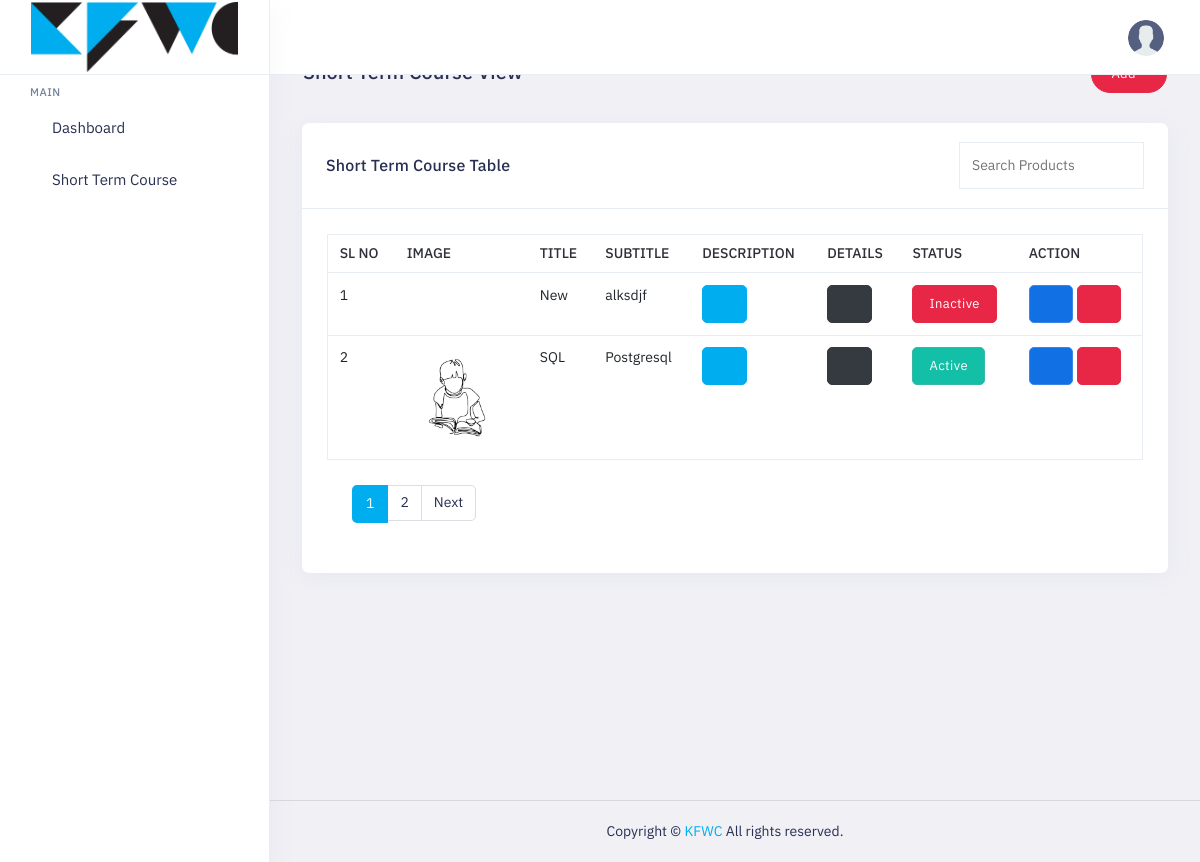
The app's page /course/list/ (signed in), older data.
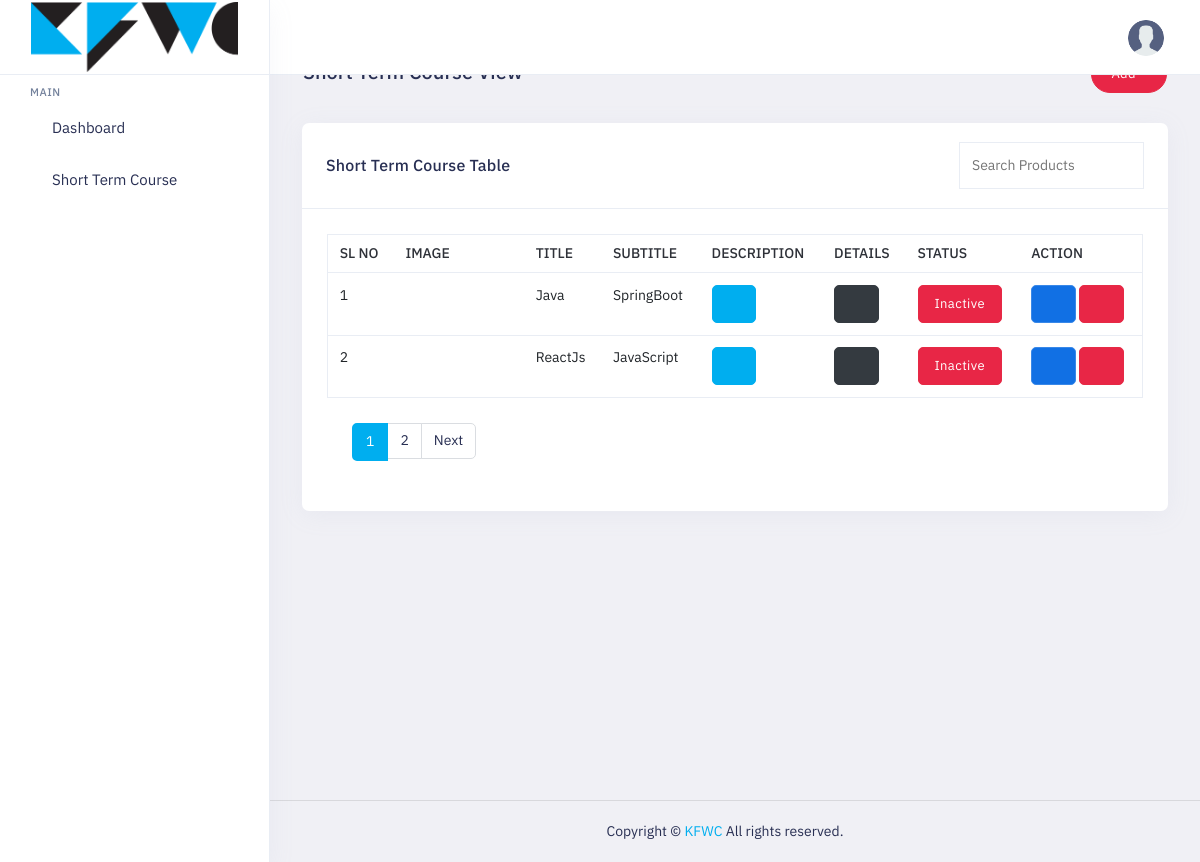
The same page, newer data.
### courses/models.py (models this page shows, shortened)
class Courses(models.Model):
    title = models.CharField(max_length=50, unique=True)
    subtitle = models.CharField(max_length=50, unique=True)
    image = models.ImageField(upload_to='courses')
    description = models.TextField()
    is_available = models.BooleanField(default=False)
    amounts = models.ManyToManyField("Amount")

### courses/views.py (the view)
# urls.py: path('list/', list_courses,name='list'),
@login_required(login_url='login')
def list_courses(request):
    page_obj = None
    try:
        courses = Courses.objects.all().order_by('-id')
        paginator = Paginator(courses, 2)
        page_number = request.GET.get('page')
        page_obj = paginator.get_page(page_number)
        context = {
            'courses': page_obj
        }
    except Exception as e:
        pass
    return render(request, 'courses/courses_list.html', context)

### templates/courses/courses_list.html (shortened to what this page needs)
{% extends "includes/header.html" %}
{% load static %}
{% block content %}
<div class="page">
    <div class="main-content app-content mt-0">
        <div class="side-app">
            <div class="main-container container-fluid">
                <div class="page-header">
                    <h1 class="page-title">Short Term Course View</h1>
                    <a href="{% url "add-course" %}" class="btn btn-danger btn-pill">Add</a>
                </div>
                <div class="row">
                    <div class="col-xl-12">
                        <div class="card">
                            <div class="card-header d-flex justify-content-between">
                                <h3 class="card-title">Short Term Course Table</h3>
                                <input type="text" class="border" id="search-input" placeholder="Search Products">
                            </div>
                            <div class="card-body">
                                <div class="table-responsive">
                                    <div class="table-responsive">
                                        <table class="table border text-nowrap text-md-nowrap table-hover mb-0">
                                            <thead>
                                                <tr>
                                                    <th>Sl No</th>
                                                    <th>Image</th>
                                                    <th>Title</th>
                                                    <th>Subtitle</th>
                                                    <th>Description</th>
                                                    <th>Details</th>
                                                    <th>Status</th>
                                                    <th>Action</th>
                                                </tr>
                                            </thead>
                                            <tbody id="search-results-table">
                                                {% for course in courses  %}
                                                <tr>
                                                    <td>{{forloop.counter}}</td>
                                                    <td>
                                                        <img class="d-block img-fluid br-5 img-td"
                                                            src="{{course.image.url}}" alt="">
                                                    <td>{{course.title}}</td>
                                                    <td>{{course.subtitle}}</td>
                                                    <td>
                                                        <a class="btn btn-primary" data-bs-toggle="modal"
                                                            data-bs-target="#description">
                                                            <i class="side-menu__icon fe fe-eye text-white"></i>
                                                        </a>
                                                    </td>
                                                    <td>
                                                        <a class="btn btn-dark" data-bs-toggle="modal"
                                                            data-bs-target="#crsdetail">
                                                            <i class="side-menu__icon fe fe-list text-white"></i>
                                                        </a>
                                                    </td>
                                                    <td>
                                                        {% if course.is_available %}
                                                        <a href="{% url "update-status" course.id %}"><span class="btn btn-success">Active</span></a>
                                                        {% else %}
                                                        <a href="{% url "update-status" course.id %}"> <span class="btn btn-danger">Inactive</span></a>
                                                        {% endif %}
                                                    </td>
                                                    <td>
                                                        <a class="btn btn-info" href="{% url "edit-course" course.id %}">
                                                            <i class="side-menu__icon fe fe-edit"></i>
                                                        </a>
                                                        <a class="btn btn-danger" data-bs-toggle="modal"
                                                            data-bs-target="#modaldemo5">
                                                            <i class="side-menu__icon fe fe-trash text-white"></i>
                                                        </a>
                                                    </td>
                                                </tr>
                                                {% endfor %}
                                            </tbody>
                                        </table>
                                    </div>
                                    <div class="card-body">
                                        {% if courses.has_other_pages %}
                                            <ul class="pagination">
                                                {% for i in courses.paginator.page_range %}
                                                {% if courses.number == i %}
                                                    <li class="page-item active"><a class="page-link" href="">{{i}}</a></li>
                                                {% else %}
                                                    <li class="page-item"><a class="page-link" href="?page={{i}}">{{i}}</a></li>
                                                {% endif %}
                                                {% endfor %}
                                                {% if courses.has_next %}
                                                    <li class="page-item page-next">
                                                        <a class="page-link" href="?page={{courses.next_page_number}}">Next</a>
                                                    </li>
                                                {% endif %}
                                            </ul>
                                        {% endif %}
                                    </div>
                                </div>
                            </div>
                        </div>
                    </div>
                </div>
            </div>
        </div>
    </div>
</div>
{% endblock content %}

### templates/includes/header.html (shortened to what this page needs)
{% load static %}
<!DOCTYPE html>
<html lang="en" dir="ltr">
<head>
    <link id="style" href="{% static "assets/plugins/bootstrap/css/bootstrap.min.css" %}" rel="stylesheet" />
    <link href="{% static "assets/css/style.css" %}" rel="stylesheet" />
    <link href="{% static "assets/css/dark-style.css" %}" rel="stylesheet" />
    <link href="{% static "assets/css/transparent-style.css" %}" rel="stylesheet">
    <link href="{% static "assets/css/skin-modes.css" %}" rel="stylesheet" />
    <link href="{% static "assets/css/icons.css" %}" rel="stylesheet" />
    <link id="theme" rel="stylesheet" type="text/css" media="all" href="{% static "assets/colors/color1.css" %}" />
    <link href="{% static "assets/css/style-custom.css" %}" rel="stylesheet" />
</head>
<body class="app sidebar-mini ltr light-mode">
        <div class="page-main">
            <div class="app-header header sticky">
                <div class="container-fluid main-container">
                    <div class="d-flex">
                        <a aria-label="Hide Sidebar" class="app-sidebar__toggle" data-bs-toggle="sidebar" href="javascript:void(0)"></a>
                        <div class="d-flex order-lg-2 ms-auto header-right-icons">
                            <div class="navbar navbar-collapse responsive-navbar p-0">
                                <div class="collapse navbar-collapse" id="navbarSupportedContent-4">
                                    <div class="d-flex order-lg-2">
                                        <div class="d-flex country">
                                            <a class="nav-link icon theme-layout nav-link-bg layout-setting">
                                                <span class="dark-layout"><i class="fe fe-moon"></i></span>
                                            </a>
                                        </div>
                                        <div class="dropdown d-flex profile-1">
                                            <a href="javascript:void(0)" data-bs-toggle="dropdown"
                                                class="nav-link leading-none d-flex">
                                                <img src="{% static "assets/images_ex/user.png" %}" alt="profile-user"
                                                    class="avatar  profile-user brround cover-image">
                                            </a>
                                        </div>
                                    </div>
                                </div>
                            </div>
                        </div>
                    </div>
                </div>
            </div>
            <div class="sticky">
                <div class="app-sidebar">
                    <div class="side-header">
                        <a class="header-brand1" href="{% url "home" %}">
                            <img src="{% static "assets/images_ex/logo.png" %}" class="header-brand-img light-logo1" alt="logo">
                        </a>
                    </div>
                    <div class="main-sidemenu">
                        <ul class="side-menu">
                            <li class="sub-category">
                                <h3>Main</h3>
                            </li>
                            <li class="slide">
                                <a class="side-menu__item has-link" data-bs-toggle="slide" href="{% url "home" %}"><i
                                        class="side-menu__icon fe fe-home"></i><span class="side-menu__label">Dashboard</span></a>
                            </li>
                            <li class="slide">
                                <a class="side-menu__item has-link" data-bs-toggle="slide" href="{% url "list" %}"><i
                                        class="side-menu__icon fa fa-book"></i><span class="side-menu__label">Short Term Course</span></a>
                            </li>
                        </ul>
                    </div>
                </div>
            </div>
    </div>
    {% block content %}{% endblock content %}
<div>
  <footer class="footer">
    <div class="container">
      <div class="row align-items-center flex-row-reverse">
        <div class="col-md-12 col-sm-12 text-center">
          Copyright ©  <a href="">KFWC</a> All rights
          reserved.
        </div>
      </div>
    </div>
  </footer>
</div>
</body>
</html>

### static/assets/colors/color1.css (style rules this page uses)
a { color: var(--primary-bg-color); }
.btn-primary { color: #fff !important; background: var(--primary-bg-color) !important; border-color: var(--primary-bg-color) !important; }
.page-item.active .page-link { color: #fff; background-color: var(--primary-bg-color); border-color: var(--primary-bg-color); }
.footer a:not(.btn) { color: var(--primary-bg-color); }
.avatar { background: var(--primary02) no-repeat center/cover; }

### static/assets/css/style-custom.css (style rules this page uses)
.header-brand-img { width: 130px !important; }
.header-brand-img { height: 70px; width: auto !important; }
.side-menu .side-menu__icon { color: #00aeef !important; }
.header-right-icons .nav-link.icon { color: #00aeef !important; }
.app-sidebar__toggle { color: #00aeef !important; }
.footer a:not(.btn) { color: #00aeef !important; }
.page-item.active .page-link { background: #00aeef !important; border: 2px solid #00aeef !important; }

Row changes from the older to the newer data that the page shows:
removed Courses: title "New", subtitle "alksdjf", is_available "Inactive"
no longer on this page (row edited): Courses: image (picture), title "SQL", subtitle "Postgresql", is_available "Active"
added Courses: title "Java", subtitle "SpringBoot", is_available "Inactive"
added Courses: title "ReactJs", subtitle "JavaScript", is_available "Inactive"
